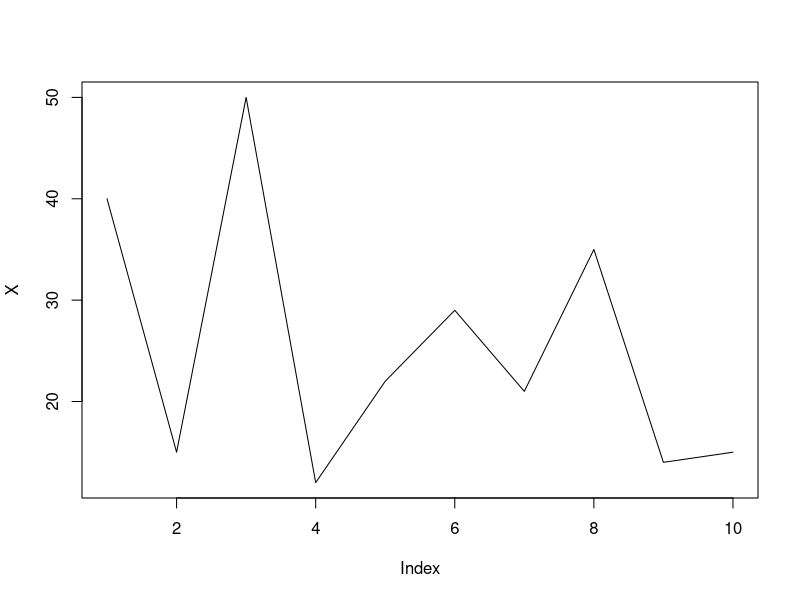
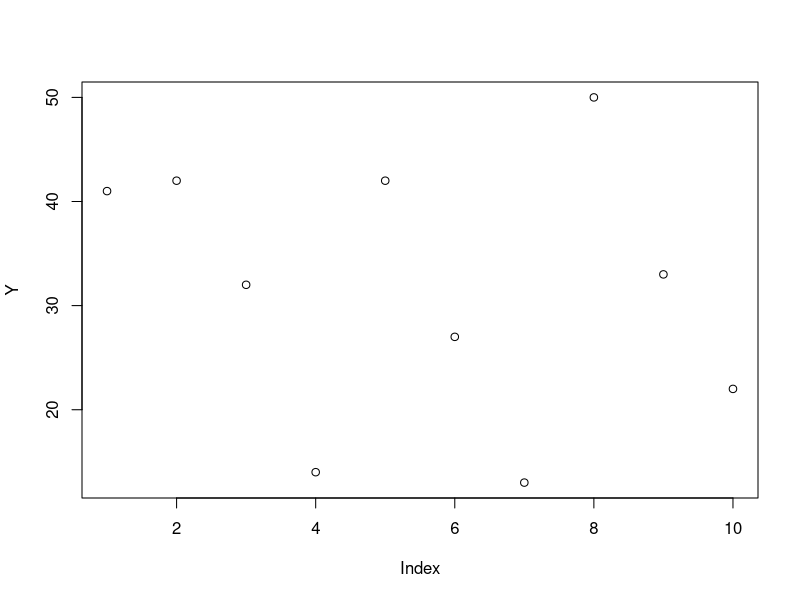

Write R code to recreate these figures, in order.
## ---- chunk 1
knitr::opts_chunk$set(echo = TRUE)
## ---- chunk 2
X = c(40, 15, 50, 12, 22, 29, 21, 35, 14, 15)
plot(X ,type = "l")
## ---- chunk 3
Y = c(41, 42, 32, 14, 42, 27, 13, 50, 33, 22)
plot(Y ,type = "p")
